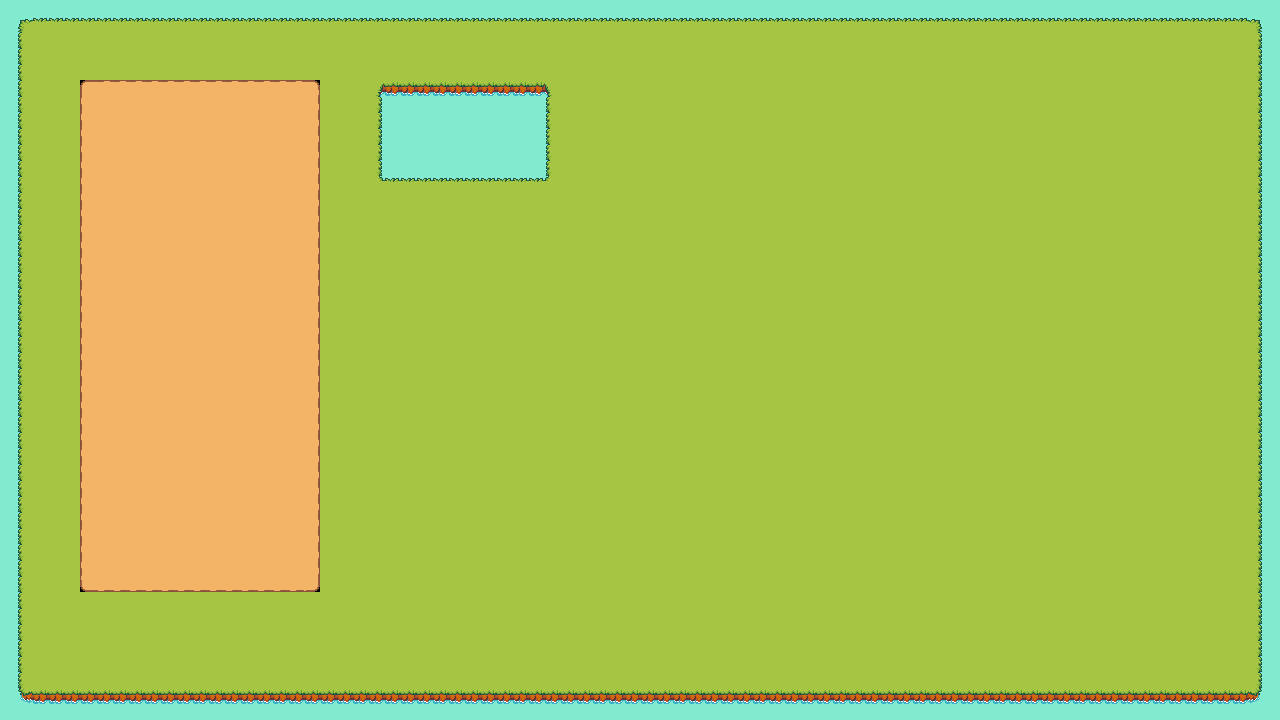

This is a level from a 2D game, rendered from its Tiled map with the project's own tilesets. A one-line summary and the map file follow, with tile-layer data summarised:
An orthogonal 80x45 tile map with 16x16 px tiles, 1 tile layer (Tile Layer 1).

<map version="1.9" tiledversion="1.9.2" orientation="orthogonal" renderorder="right-down" width="80" height="45" tilewidth="16" tileheight="16" infinite="0" nextlayerid="3" nextobjectid="1">
 <tileset firstgid="1" source="spring farm tilemap.tsx" />
 <layer id="1" name="Tile Layer 1" width="80" height="45">
  <data>[3600 cells, 3600 non-empty, 23 distinct tile ids]</data>
 </layer>
</map>
